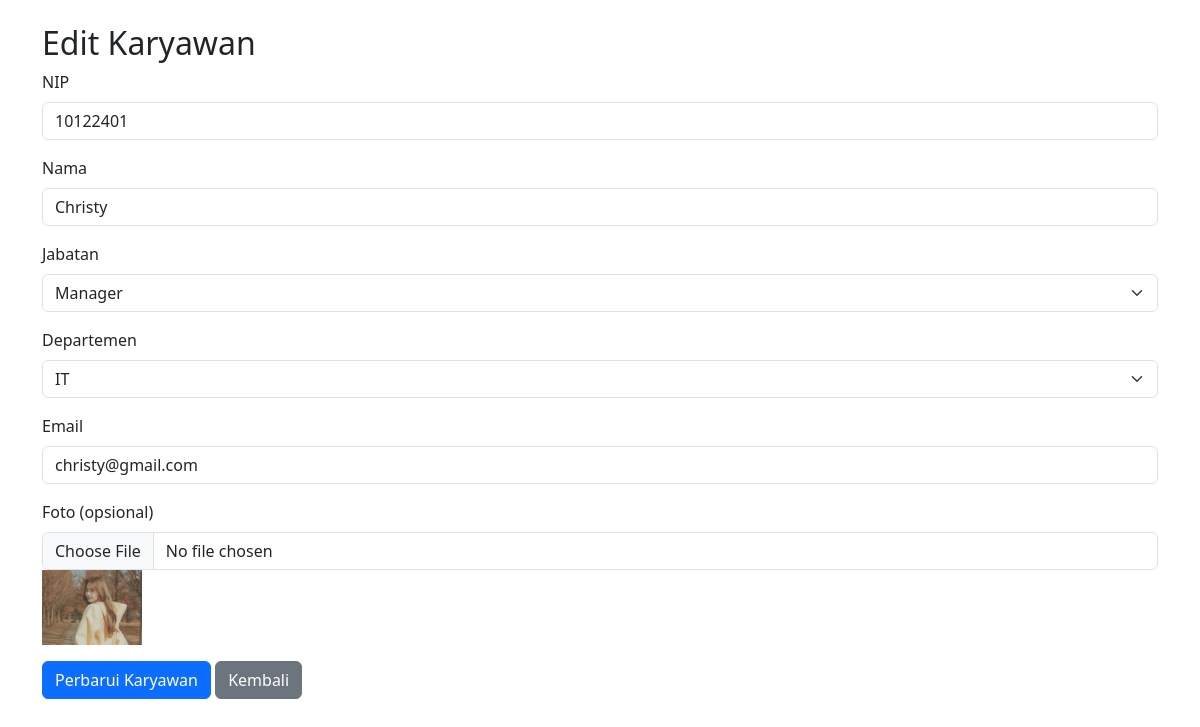
The page /update_karyawan.php?id_k=1 on the database its author committed.
### tables this page shows
CREATE TABLE `karyawan` (
  `id_k` int(11) NOT NULL,
  `nip` varchar(20) NOT NULL,
  `nama` varchar(100) NOT NULL,
  `jabatan` enum('Direktur','Manager','Supervisor','Staff') NOT NULL,
  `departemen_id` int(11) NOT NULL,
  `email` varchar(100) NOT NULL,
  `tanggal_masuk` date NOT NULL,
  `foto` varchar(255) DEFAULT NULL
);

### update_karyawan.php (the view, shortened to what this page needs)
<?php
include 'koneksi.php';
if (isset($_GET['id_k'])) {
    $id = intval($_GET['id_k']);
    $result = $conn->query("SELECT * FROM karyawan WHERE id_k=$id");
    $karyawan = $result->fetch_assoc();
} else {
    die("ID karyawan tidak disediakan.");
}
$departemenMapping = [
    1 => 'HRD',
    2 => 'Keuangan',
    3 => 'IT',
    4 => 'Pemasaran',
    5 => 'Produksi'
];
?>
<!DOCTYPE html>
<html lang="id">
<head>
    <link rel="stylesheet" href="https://cdn.jsdelivr.net/npm/bootstrap@5.3.0/dist/css/bootstrap.min.css">
</head>
<body>
    <div class="container mt-4">
        <h2>Edit Karyawan</h2>
        <form method="POST" enctype="multipart/form-data">
            <div class="mb-3">
                <label for="nip" class="form-label">NIP</label>
                <input type="text" name="nip" class="form-control" value="<?= htmlspecialchars($karyawan['nip']) ?>"
                    required>
            </div>
            <div class="mb-3">
                <label for="nama" class="form-label">Nama</label>
                <input type="text" name="nama" class="form-control" value="<?= htmlspecialchars($karyawan['nama']) ?>"
                    required>
            </div>
            <div class="mb-3">
                <label for="jabatan" class="form-label">Jabatan</label>
                <select name="jabatan" class="form-select" required>
                    <?php
                    $jabatanOptions = ['Direktur', 'Manager', 'Supervisor', 'Staff'];
                    foreach ($jabatanOptions as $option) {
                        $selected = ($option == $karyawan['jabatan']) ? "selected" : "";
                        echo "<option value=\"$option\" $selected>$option</option>";
                    }
                    ?>
                </select>
            </div>
            <div class="mb-3">
                <label for="departemen" class="form-label">Departemen</label>
                <select name="departemen" class="form-select" required>
                    <?php
                    foreach ($departemenMapping as $id_dep => $depName) {
                        $selected = ($id_dep == $karyawan['departemen_id']) ? "selected" : "";
                        echo "<option value=\"$id_dep\" $selected>$depName</option>";
                    }
                    ?>
                </select>
            </div>
            <div class="mb-3">
                <label for="email" class="form-label">Email</label>
                <input type="email" name="email" class="form-control"
                    value="<?= htmlspecialchars($karyawan['email']) ?>" required>
            </div>
            <div class="mb-3">
                <label for="foto" class="form-label">Foto (opsional)</label>
                <input type="file" name="foto" class="form-control">
                <?php if ($karyawan['foto']): ?>
                    <img src="<?= htmlspecialchars($karyawan['foto']) ?>" alt="Foto" width="100">
                <?php endif; ?>
            </div>
            <button type="submit" class="btn btn-primary">Perbarui Karyawan</button>
            <a href="read_karyawan.php" class="btn btn-secondary">Kembali</a>
        </form>
    </div>
</body>
</html>

### rows shown on the page
karyawan: nip "10122401", nama "Christy", email "christy@gmail.com", foto (picture)

### other values the page prints
form field jabatan "Manager"
form field departemen "IT"
